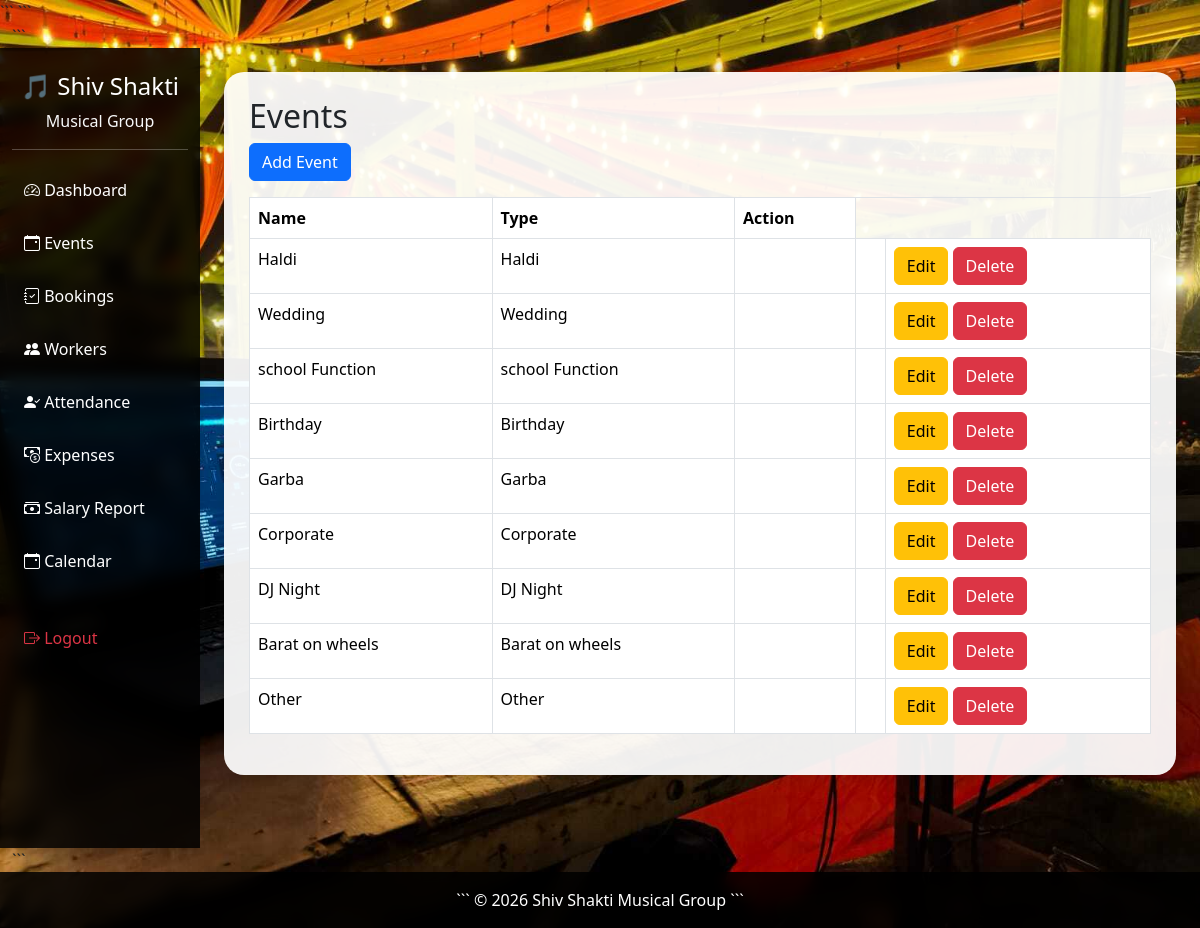
Screenshot of /events/ with the database file from the repository.
### events/models.py (models this page shows, shortened)
class Event(models.Model):
    EVENT_TYPES = [
        ('Wedding', 'Wedding'),
        ('Haldi', 'Haldi'),
        ('school Function', 'school Function'),
        ('Birthday', 'Birthday'),
        ('Garba', 'Garba'),
        ('Navratri', 'Navratri'),
        ('Bhajan', 'Bhajan'),
        ('Corporate', 'Corporate'),
        ('DJ Night', 'DJ Night'),
        ('Barat on wheels', 'Barat on wheels'),
        ('Other', 'Other'),
    ]
    event_name = models.CharField(
        max_length=100,
        blank=True,
        null=True
    )
    event_type = models.CharField(
        max_length=50,
        choices=EVENT_TYPES
    )

### events/views.py (the view)
def event_list(request):
    events = Event.objects.all()
    return render(
        request,
        'events/event_list.html',
        {'events': events}
    )

### templates/events/event_list.html
{% extends 'base.html' %}
{% block content %}
<h2>Events</h2>
<a href="{% url 'event_add' %}"
class="btn btn-primary mb-3">
Add Event
</a>
<table class="table table-bordered">
<tr>
    <th>Name</th>
    <th>Type</th>
    <th>Action</th>
</tr>
{% for e in events %}
<tr>
    <td>{{ e.event_name }}</td>
    <td>{{ e.event_type }}</td>
    <td>{{ e.event_date }}</td>
    <td>{{ e.location }}</td>
    <td>
        <a href="{% url 'event_edit' e.id %}"
        class="btn btn-warning">
        Edit
        </a>
        <a href="{% url 'event_delete' e.id %}"
        class="btn btn-danger">
        Delete
        </a>
    </td>
</tr>
{% endfor %}
</table>
{% endblock %}

### rows the page displays
Event: event_name "Haldi", event_type "Haldi"
Event: event_name "Wedding", event_type "Wedding"
Event: event_name "school Function", event_type "school Function"
Event: event_name "Birthday", event_type "Birthday"
Event: event_name "Garba", event_type "Garba"
Event: event_name "Corporate", event_type "Corporate"
Event: event_name "DJ Night", event_type "DJ Night"
Event: event_name "Barat on wheels", event_type "Barat on wheels"
Event: event_name "Other", event_type "Other"
